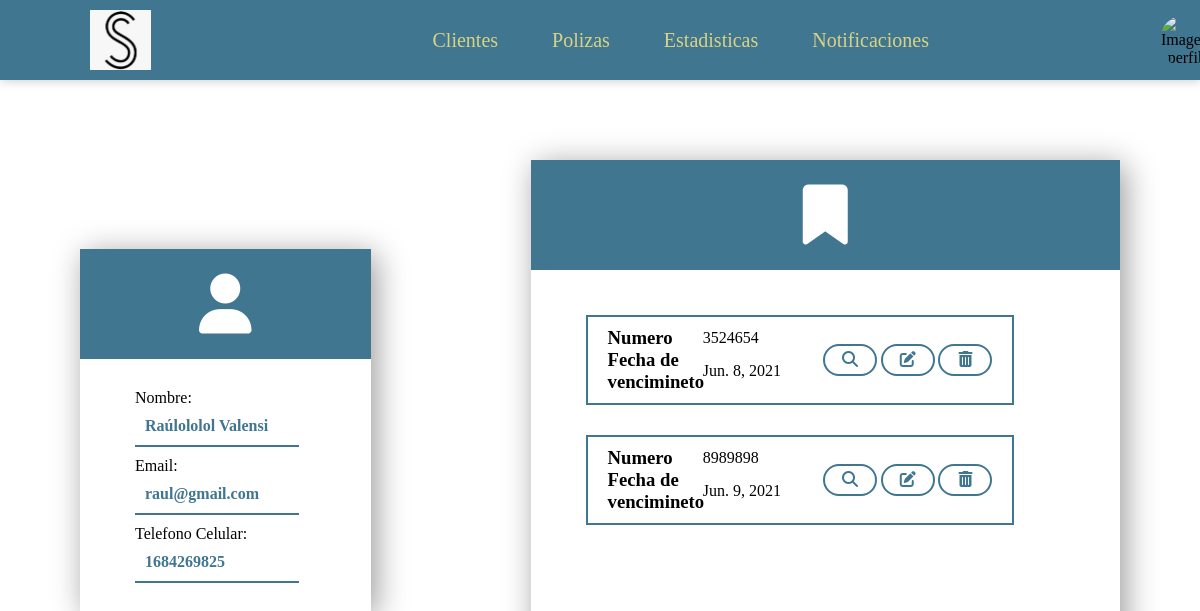
The page /clientes/3/ on the database as committed earlier.
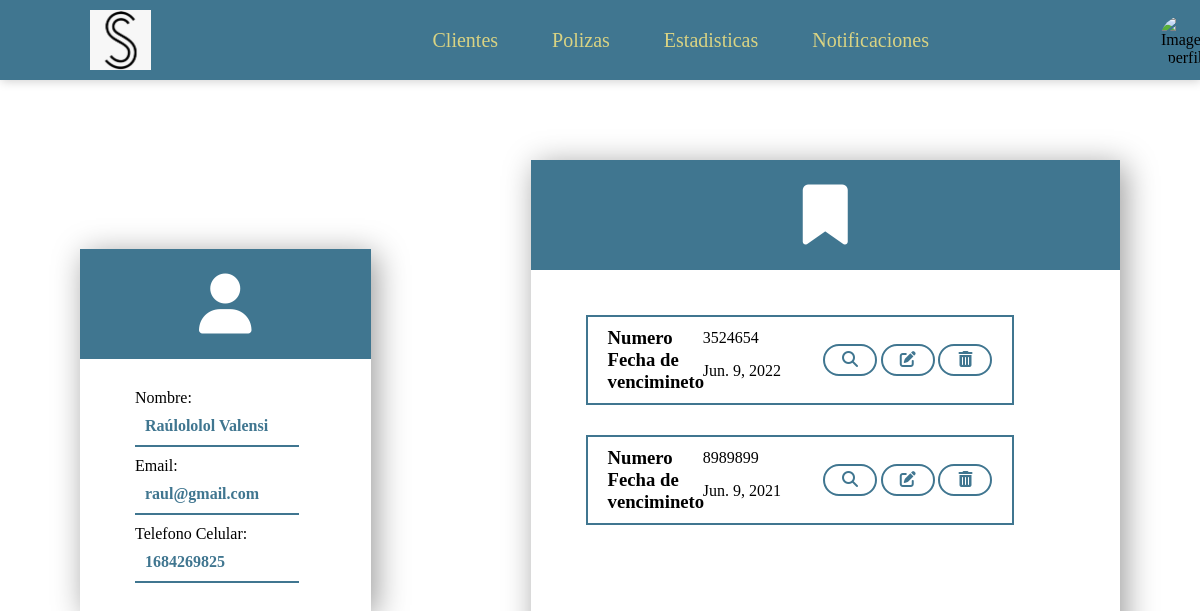
The same page on the database as committed later.
### Clientes/models.py (models this page shows, shortened)
class Poliza (models.Model):
    num_poliza = models.CharField(max_length=30)
    deducible = models.CharField(max_length=30)
    fecha_inicio = models.DateField()
    fecha_termino = models.DateField()
    tipo_poliza = models.ForeignKey(Tipos_Poliza, on_delete=models.CASCADE)
    periodo_pago = models.ForeignKey(Periodos_Pago, on_delete=models.CASCADE)
    cliente = models.ForeignKey(Cliente, on_delete=models.CASCADE)
    status = models.ForeignKey(Status, on_delete=models.CASCADE)

### Clientes/views.py (the view)
# urls.py: path('<int:id_cliente>/',views.detalle,name='detalle'),
def detalle(request, id_cliente):
    cliente = Cliente.objects.get(pk=id_cliente)
    polizas = Poliza.objects.filter(cliente = id_cliente)
    context ={
        'cliente':cliente,
        'poliza':polizas
        }
    return render(request, 'detalle.html', context)

### Clientes/templates/detalle.html (shortened to what this page needs)
{%extends "header.html"%}
{% block content %}
	<section class=" aling-general">
		<div class="container">
			<div class="content1">
				<i class="fas fa-user"></i>
			</div>
			<div class="content4">
				<p class="text">Nombre:</p>
				<p class="date-text"><strong> {{cliente.nombre}} {{cliente.ap_paterno}}</strong></p>
				<p class="text">Email:</p>
				<p class="date-text"><strong>{{cliente.email}}</strong></p>
				<p class="text">Telefono Celular:</p>
				<p class="date-text"><strong>{{cliente.num_celular}}</strong></p>
				<br />
			</div>
		</div>
		<div class="container2">
			<div class="content1">
				<i class="fas fa-bookmark"></i>
			</div>
			<div class="content4 nocontent">
                <div class="body-general">
					<div class="body">
						{% for polizas in poliza%}
						<div class="content">
							<div class="data">
								<div class="data-section">
									<h3>Numero</h3>
									<p>{{polizas.num_poliza}}</p>
								</div>
								<div class="data-section">
									<h3>Fecha de vencimineto</h3>
									<p>{{polizas.fecha_termino}}</p>
								</div>
							</div>
							<a href="{% url 'Clientes:vista_poliza' polizas.id %}"><i class="fas fa-search"></i></a>
							<a href="{% url 'Clientes:editar_poliza' polizas.id %}"><i class="fas fa-edit"></i></a>
							<a href="{% url 'Clientes:eliminar_poliza' polizas.id %}"><i class="fas fa-trash-alt"></i></a>
						</div>
						{% endfor%}
					</div>
				</div>
			</div>
		</div>
	</section>
    {% endblock %}

Rows that differ between the two databases and show on the page:
changed Poliza: fecha_termino "Jun. 8, 2021" → "Jun. 9, 2022"
changed Poliza "Jun. 9, 2021": num_poliza "8989898" → "8989899"
